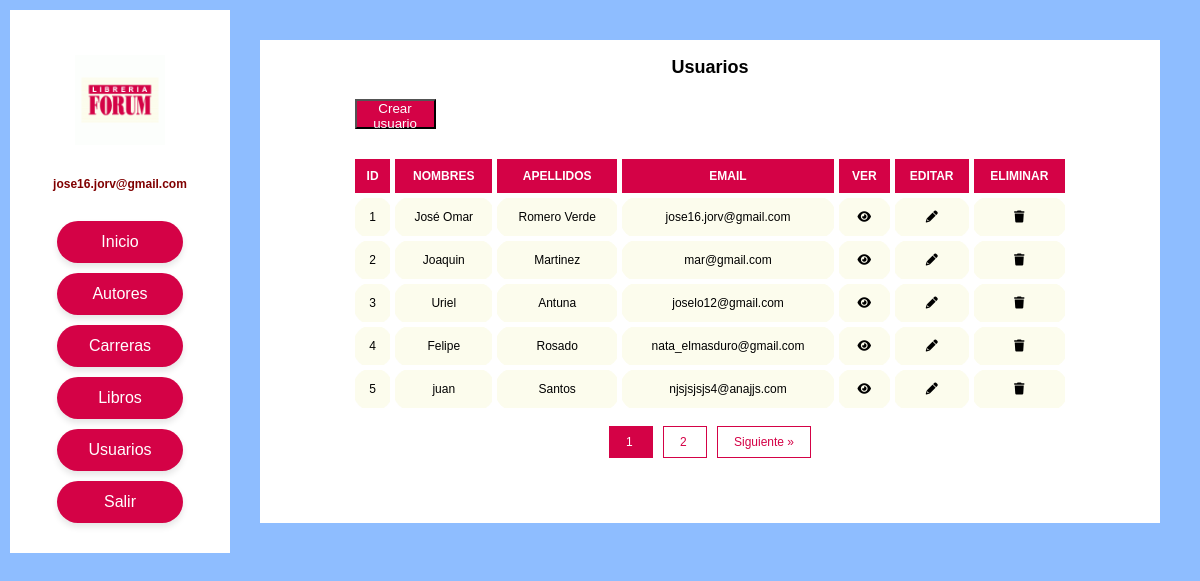
The app's page /login/dashboard_usuarios.php (signed in) with its own data.
### tables this page shows
CREATE TABLE `usuarios` (
  `id_usuario` int(11) NOT NULL,
  `nombres` varchar(100) DEFAULT NULL,
  `apellidos` varchar(100) DEFAULT NULL,
  `email` varchar(50) DEFAULT NULL,
  `contrasena` varchar(255) DEFAULT NULL,
  `fecha_nacimiento` date DEFAULT NULL
);

### login/dashboard_usuarios.php (the view, shortened to what this page needs)
<!DOCTYPE html>
<html lang="en">
<head>
    <link rel="stylesheet" href="styles/styleindex.css">
    <link rel="stylesheet" href="https://cdnjs.cloudflare.com/ajax/libs/font-awesome/6.0.0-beta3/css/all.min.css">
</head>
<body>
<div class="container">
    <?php include "menu.php"; ?>
    <div class="content">
        <br>
        <h2>Usuarios</h2>
        <br>
        <div class="contenedor_boton">
            <a href="alta_usuarios.php"><button class="btn2">Crear usuario</button></a>
        </div>
        <div>
            <table>
                <tr>
                    <th>ID</th>
                    <th>NOMBRES</th>
                    <th>APELLIDOS</th>
                    <th>EMAIL</th>
                    <th>VER</th>
                    <th>EDITAR</th>
                    <th>ELIMINAR</th>
                </tr>
                <?php
                include "conexion.php";
                $limit = 5;
                $offset = 0;
                if (isset($_GET['page']) && is_numeric($_GET['page'])) {
                    $page = (int) $_GET['page'];
                    $offset = ($page - 1) * $limit;
                } else {
                    $page = 1;
                }
                $count_query = "SELECT COUNT(*) AS total FROM usuarios";
                $count_result = mysqli_query($conectar, $count_query);
                $count_row = mysqli_fetch_assoc($count_result);
                $total_usuarios = $count_row['total'];
                $total_paginas = ceil($total_usuarios / $limit);
                $todos_datos = "SELECT * FROM usuarios ORDER BY id_usuario ASC LIMIT $limit OFFSET $offset";
                $resultado = mysqli_query($conectar, $todos_datos);
                while ($fila = mysqli_fetch_assoc($resultado)) {
                ?>
                    <tr>
                        <td><?php echo $fila["id_usuario"]; ?></td>
                        <td><?php echo $fila["nombres"]; ?></td>
                        <td><?php echo $fila["apellidos"]; ?></td>
                        <td><?php echo $fila["email"]; ?></td>
                        <td><a href="ver.php?id=<?php echo $fila['id_usuario']; ?>"><i class="fa fa-eye" style="color: black;"></i></a></td>
                        <td><a href="editar_usuario.php?id=<?php echo $fila['id_usuario']; ?>"><i class="fa fa-pencil-alt" style="color: black;"></i></a></td>
                        <td>
                            <a href="#" onClick="validar('eliminar_usuario.php?id=<?php echo $fila['id_usuario']; ?>')"><i class="fa fa-trash" style="color: black;"></i></a>
                        </td>
                    </tr>
                <?php
                }
                ?>
            </table>
            <div class="pagination">
                <?php for ($i = 1; $i <= $total_paginas; $i++): ?>
                    <a href="?page=<?php echo $i; ?>" class="<?php echo ($i == $page) ? 'active' : ''; ?>">
                        <?php echo $i; ?>
                    </a>
                <?php endfor; ?>
                <?php if ($page < $total_paginas): ?>
                    <a href="?page=<?php echo $page + 1; ?>">Siguiente &raquo;</a>
                <?php endif; ?>
            </div>
        </div>
    </div>
</div>
</body>
</html>

### login/menu.php (shortened to what this page needs)
<?php
$usuario = $_SESSION['username'];
?>
<!DOCTYPE html>
<html lang="en">
<head>
    <link rel="stylesheet" href="styles/styleindex.css">
</head>
<body>
<div class="sidebar">
    <div class="menu">
    <img class="logotec" src="imagenes/logo.gif" alt="">
    <h4><?php echo $usuario; ?></h4>
    <br>
    <ul>
        <li><a href="panel_administrativo.php"><button class="btn">Inicio</button></a></li>
        <li><a href="dashboard_autores.php"><button class="btn">Autores</button></a></li>
        <li><a href="dashboard_carreras.php"><button class="btn">Carreras</button></a></li>
        <li><a href="dashboard_libros.php"><button class="btn">Libros</button></a></li>
        <li><a href="dashboard_usuarios.php"><button class="btn">Usuarios</button></a></li>
        <li><a href="salir.php"><button class="btn">Salir</button></a></li>
    </ul>
    </div>
</div>
</body>
</html>

### login/styles/styleindex.css (style rules this page uses)
* { margin: 0; padding: 0; box-sizing: border-box; }
body { margin: 0; padding: 0; line-height: 1; font: 12px/18px "Lucida Grande","Lucida Sans Unicode",Helvetica,Arial,Verdana,sans-serif; -webkit-font-smoothing: antialiased; -moz-osx-font-smoothing: grayscale; background-color: #8ebdff; position: relative; z-index: 1; }
body::before { content: ""; position: fixed; top: 0; left: 0; width: 100%; height: 100%; background-image: url('https://wallpapercave.com/wp/wp9589053.jpg'); background-size: cover; background-repeat: no-repeat; background-position: center; filter: blur(8px); z-index: -1; }
.btn { width: 70%; background-color: #d40246; color: white; border: 2px solid transparent; padding: 10px 20px; font-size: 16px; border-radius: 50px; cursor: pointer; transition: all 0.3s ease; box-shadow: 0 4px 6px rgba(0, 0, 0, 0.1); }
.contenedor_boton { width: 30%; }
.btn2 { width: 30%; height: 30px; margin: 5px; background-color: #d40246; color: white; cursor: pointer; }
.container { color: black; display: flex; width: 100%; padding: 10px; }
.sidebar { width: 240px; background-color: #ffffff; color: white; padding: 20px; }
.sidebar ul { list-style-type: none; }
.sidebar ul li { margin: 10px 0; }
.sidebar ul li a { text-decoration: none; }
.content { background-color: #ffffff; margin: 30px; width: 90%; text-align: center; }
.logotec { width: 50%; margin: 25px; }
table { margin: 20px auto; text-align: center; width: 80%; border-collapse: collapse; }
th { padding: 8px; background-color: #d40246; color: #ffffff; border: 5px white solid; }
td { padding: 10px; background-color: #fcfced; border: 5px white solid; border-radius: 20px; }
.sidebar h4 { color: #800000; }
.menu { width: 180px; margin: auto; text-align: center; }
.pagination { margin: 20px 0; text-align: center; }
.pagination a { margin: 0 5px; padding: 8px 16px; border: 1px solid #d40246; text-decoration: none; color: #d40246; background-color: white; }
.pagination a.active { background-color: #d40246; color: white; border: 1px solid #d40246; }

### records on screen
usuarios: id_usuario "1", nombres "José Omar", apellidos "Romero Verde", email "jose16.jorv@gmail.com"
usuarios: id_usuario "2", nombres "Joaquin", apellidos "Martinez", email "mar@gmail.com"
usuarios: id_usuario "3", nombres "Uriel", apellidos "Antuna", email "joselo12@gmail.com"
usuarios: id_usuario "4", nombres "Felipe", apellidos "Rosado", email "nata_elmasduro@gmail.com"
usuarios: id_usuario "5", nombres "juan", apellidos "Santos", email "njsjsjsjs4@anajjs.com"

### other values on screen
$usuario "jose16.jorv@gmail.com"
